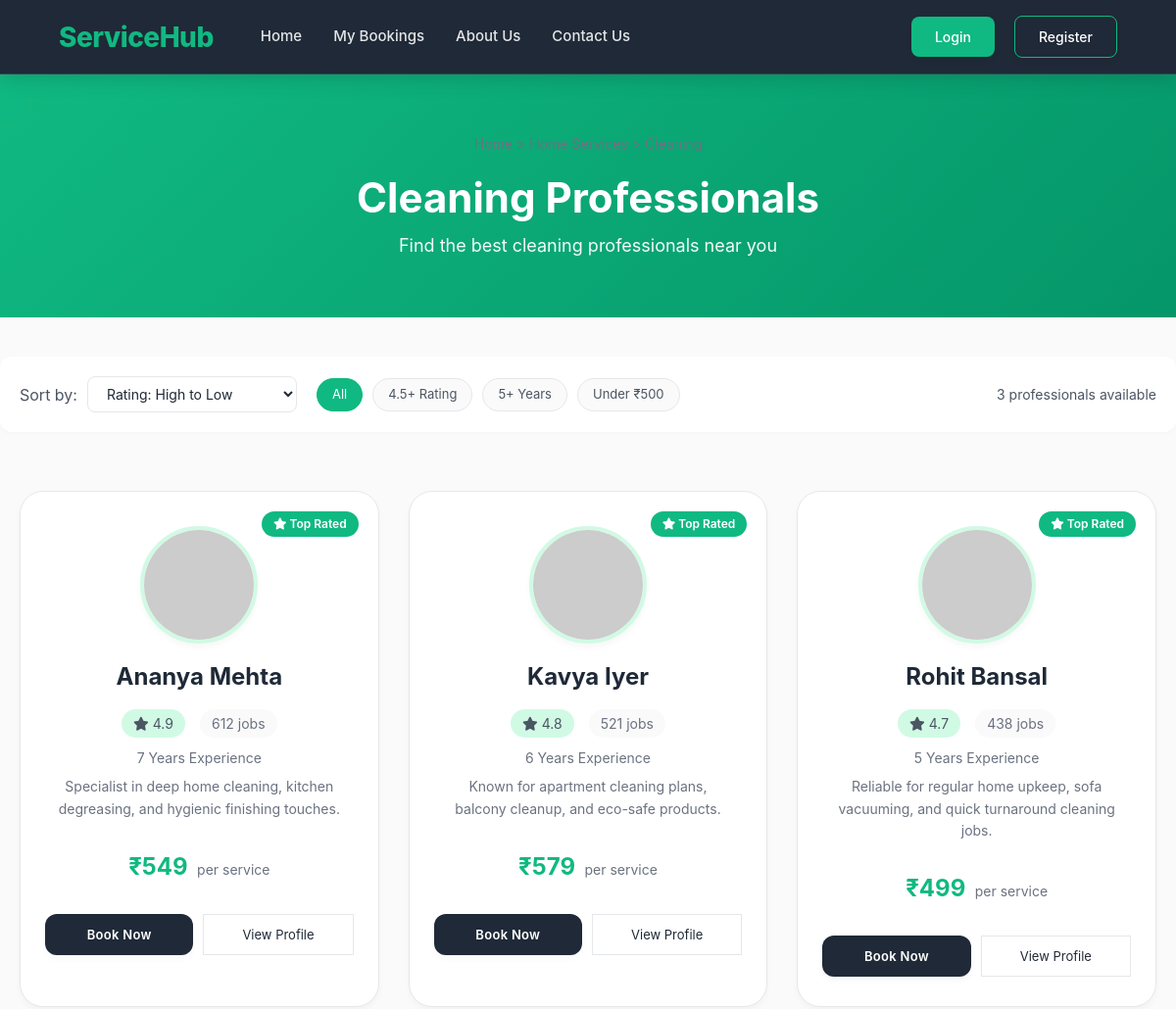
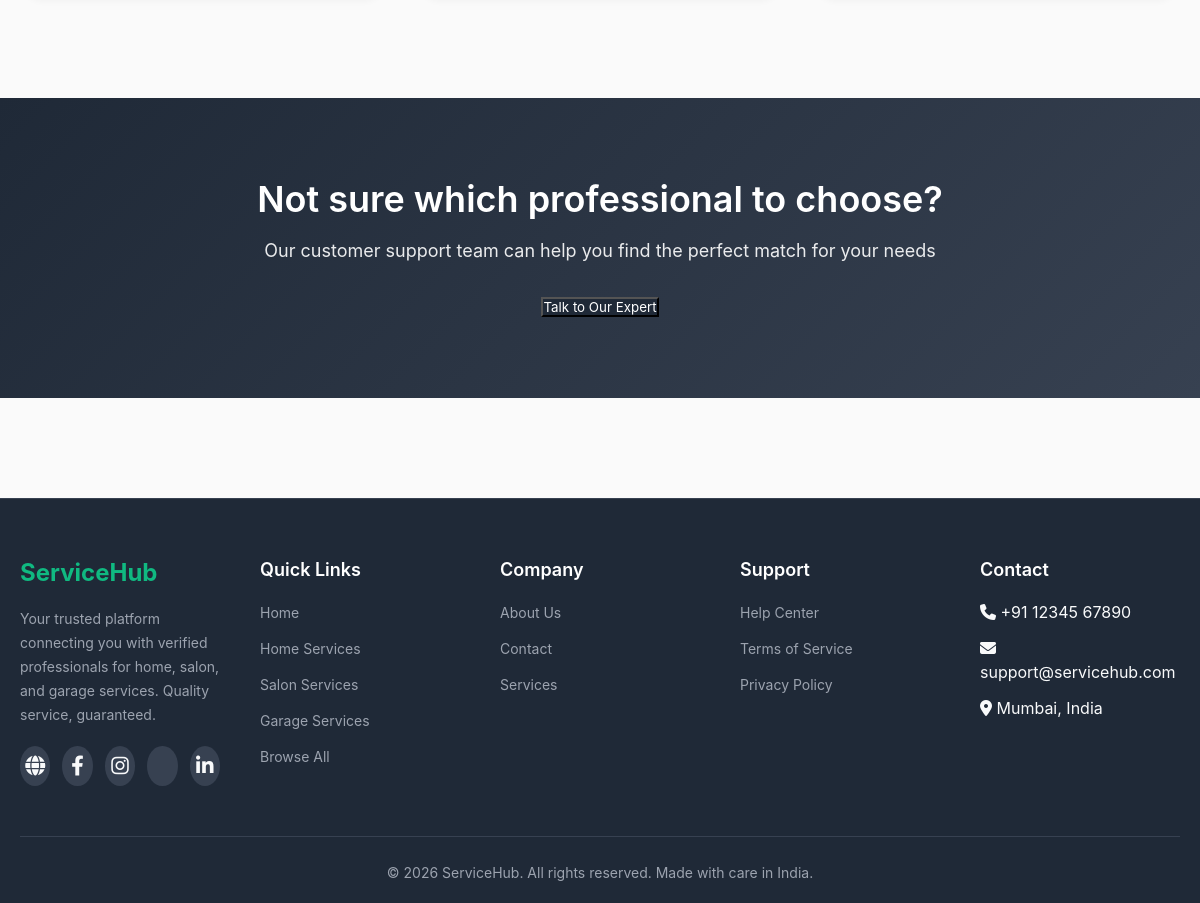
/provider_list.php, run on the app's committed database (2 pictures, top to bottom).
### tables this page shows
CREATE TABLE `services` (
  `id` int(11) NOT NULL,
  `category_id` int(11) NOT NULL,
  `icon` varchar(100) NOT NULL COMMENT 'Stores icon class (FontAwesome) or SVG path',
  `icon_type` enum('fontawesome','svg') DEFAULT 'fontawesome' COMMENT 'Specifies icon rendering method',
  `name` varchar(100) NOT NULL,
  `description` text DEFAULT NULL,
  `professional_count` int(11) DEFAULT 0,
  `is_popular` tinyint(1) DEFAULT 0,
  `created_at` timestamp NOT NULL DEFAULT current_timestamp()
);

CREATE TABLE `provider` (
  `provider_id` int(11) NOT NULL,
  `service_id` int(11) NOT NULL,
  `provider_name` varchar(100) NOT NULL,
  `gender` enum('male','female','other') NOT NULL DEFAULT 'male',
  `phone_no` varchar(15) NOT NULL,
  `email` varchar(120) NOT NULL,
  `address` text DEFAULT NULL,
  `city` varchar(80) DEFAULT NULL,
  `experience_years` int(11) DEFAULT 0,
  `rating` decimal(2,1) DEFAULT 0.0,
  `completed_jobs` int(11) DEFAULT 0,
  `price` decimal(10,2) DEFAULT 0.00,
  `availability` enum('yes','no') DEFAULT 'yes',
  `image_url` varchar(500) DEFAULT NULL,
  `bio` text DEFAULT NULL,
  `created_at` timestamp NOT NULL DEFAULT current_timestamp()
);

### provider_list.php (the view, shortened to what this page needs)
<?php
$category = $_GET['category'] ?? 'home';
$service = $_GET['service'] ?? 'Cleaning';
include 'header.php';
require_once 'db_conn.php';
$providers = [];
$serviceTitle = $service . ' Professionals';
$errorMessage = '';
$sql = "SELECT s.id AS service_id, s.name AS service_name, c.slug AS category_slug
        FROM services s
        INNER JOIN categories c ON c.id = s.category_id
        WHERE c.slug = ? AND s.name = ?
        LIMIT 1";
$stmt = $conn->prepare($sql);
$stmt->bind_param("ss", $category, $service);
$stmt->execute();
$serviceResult = $stmt->get_result();
$serviceData = $serviceResult->fetch_assoc();
if ($serviceData) {
    $serviceTitle = $serviceData['service_name'] . ' Professionals';
    $providerSql = "SELECT provider_id, provider_name, city, experience_years, rating, completed_jobs, price, image_url, bio
                    FROM provider
                    WHERE service_id = ? AND availability = 'yes'
                    ORDER BY rating DESC, experience_years DESC, price ASC";
    $providerStmt = $conn->prepare($providerSql);
    $providerStmt->bind_param("i", $serviceData['service_id']);
    $providerStmt->execute();
    $providerResult = $providerStmt->get_result();
    $providers = $providerResult->fetch_all(MYSQLI_ASSOC);
} else {
    $errorMessage = "No providers found for the selected service yet.";
}
?>
<section class="page-header">
    <div class="breadcrumb">
        <a href="dashboard.php">Home</a> >
        <a href="services.php?category=<?php echo urlencode($category); ?>"><?php echo htmlspecialchars(ucfirst($category)); ?> Services</a> >
        <span><?php echo htmlspecialchars($service); ?></span>
    </div>
    <h1><?php echo htmlspecialchars($serviceTitle); ?></h1>
    <p>Find the best <?php echo strtolower(htmlspecialchars($service)); ?> professionals near you</p>
</section>
<section class="filter-bar">
    <div class="filter-options">
        <div class="sort-dropdown">
            <label>Sort by:</label>
            <select id="sort" onchange="sortProviders(this.value)">
                <option value="rating">Rating: High to Low</option>
            </select>
        </div>
        <div class="filter-tags">
            <span class="filter-tag active" data-filter="all">All</span>
            <span class="filter-tag" data-filter="rating">4.5+ Rating</span>
            <span class="filter-tag" data-filter="experience">5+ Years</span>
            <span class="filter-tag" data-filter="price_low">Under &#8377;500</span>
        </div>
    </div>
    <div class="results-count" id="results-count"><?php echo count($providers); ?> professionals available</div>
</section>
<?php if ($errorMessage): ?>
    <section class="providers-container">
        <div class="booking-form-card" style="max-width: 900px; margin: 0 auto;">
            <h2 class="booking-form-title">Providers Unavailable</h2>
            <p class="booking-form-subtitle"><?php echo htmlspecialchars($errorMessage); ?></p>
            <a href="services.php?category=<?php echo urlencode($category); ?>" class="service-modern-btn">Back to Services</a>
        </div>
    </section>
<?php else: ?>
    <section class="providers-container" id="providers-grid">
        <?php foreach ($providers as $provider): ?>
            <div class="provider-card"
                 data-rating="<?php echo htmlspecialchars($provider['rating']); ?>"
                 data-experience="<?php echo htmlspecialchars($provider['experience_years']); ?>"
                 data-price="<?php echo htmlspecialchars($provider['price']); ?>"
                 data-name="<?php echo htmlspecialchars($provider['provider_name']); ?>"
                 data-city="<?php echo htmlspecialchars($provider['city']); ?>"
                 data-bio="<?php echo htmlspecialchars($provider['bio']); ?>">
                <div class="provider-badge"><i class="fa-solid fa-star"></i> Top Rated</div>
                <img src="<?php echo htmlspecialchars($provider['image_url']); ?>"
                     alt="<?php echo htmlspecialchars($provider['provider_name']); ?>"
                     class="provider-img"
                     onerror="this.src='https://via.placeholder.com/300x300?text=Provider'">
                <h3><?php echo htmlspecialchars($provider['provider_name']); ?></h3>
                <div class="provider-stats">
                    <span class="rating"><i class="fa-solid fa-star"></i> <?php echo htmlspecialchars($provider['rating']); ?></span>
                    <span class="jobs"><?php echo (int) $provider['completed_jobs']; ?> jobs</span>
                </div>
                <p class="experience"><?php echo (int) $provider['experience_years']; ?> Years Experience</p>
                <p class="desc"><?php echo htmlspecialchars($provider['bio']); ?></p>
                <div class="price-section">
                    <span class="price">&#8377;<?php echo number_format((float) $provider['price'], 0); ?></span>
                    <span class="per">per service</span>
                </div>
                <div class="provider-actions">
                    <button class="btn-primary book-btn" onclick="bookProvider(<?php echo (int) $provider['provider_id']; ?>)">Book Now</button>
                    <button class="btn-secondary" type="button" onclick="viewProfile(this)">View Profile</button>
                </div>
            </div>
        <?php endforeach; ?>
    </section>
<?php endif; ?>
<section class="booking-cta">
    <div class="cta-content">
        <h2>Not sure which professional to choose?</h2>
        <p>Our customer support team can help you find the perfect match for your needs</p>
        <button class="btn-primary btn-large" onclick="contactSupport()">Talk to Our Expert</button>
    </div>
</section>
<?php include 'footer.php'; ?>

### header.php (shortened to what this page needs)
<!DOCTYPE html>
<html lang="en">
<head>
    <link rel="stylesheet" href="CSS/commonfile.css">
    <link rel="stylesheet" href="https://cdnjs.cloudflare.com/ajax/libs/font-awesome/6.4.0/css/all.min.css">
</head>
<body>
    <header class="main-header">
        <nav class="premium-navbar">
            <div class="nav-left">
                <a href="dashboard.php" class="brand-logo">ServiceHub</a>
                <div class="nav-links">
                    <a href="dashboard.php">Home</a>
                    <a href="my-bookings.php">My Bookings</a>
                    <a href="about-us.php">About Us</a>
                    <a href="contact-us.php">Contact Us</a>
                </div>
            </div>
            <div class="nav-right">
                <?php if (isset($_SESSION['logged_in']) && $_SESSION['logged_in'] === true): ?>
                    <span class="welcome-text">
                        Hi, <?php echo htmlspecialchars($_SESSION['username'] ?? 'User'); ?>
                    </span>
                    <a href="my-profile.php" class="profile-icon-link" title="Profile" aria-label="My Profile">
                        <span class="profile-icon"><i class="fa-regular fa-user"></i></span>
                    </a>
                    <a href="logout.php" class="premium-btn">Logout</a>
                <?php else: ?>
                    <a href="login.php" class="premium-btn">Login</a>
                    <a href="Registration.php" class="premium-btn" style="background: transparent; border: 1px solid var(--secondary-color);">Register</a>
                <?php endif; ?>
            </div>
        </nav>
    </header>
    <main>

### footer.php
    </main>
    <footer class="premium-footer">
        <div class="footer-container">
            <div class="footer-col">
                <h3>ServiceHub</h3>
                <p>Your trusted platform connecting you with verified professionals for home, salon, and garage services. Quality service, guaranteed.</p>
                <div class="social-icons">
                    <a href="#" aria-label="Website"><i class="fa-solid fa-globe"></i></a>
                    <a href="#" aria-label="Facebook"><i class="fa-brands fa-facebook-f"></i></a>
                    <a href="#" aria-label="Instagram"><i class="fa-brands fa-instagram"></i></a>
                    <a href="#" aria-label="Twitter"><i class="fa-brands fa-x-twitter"></i></a>
                    <a href="#" aria-label="LinkedIn"><i class="fa-brands fa-linkedin-in"></i></a>
                </div>
            </div>
            <div class="footer-col">
                <h4>Quick Links</h4>
                <ul>
                    <li><a href="dashboard.php">Home</a></li>
                    <li><a href="services.php?category=home">Home Services</a></li>
                    <li><a href="services.php?category=salon">Salon Services</a></li>
                    <li><a href="services.php?category=garage">Garage Services</a></li>
                    <li><a href="services.php">Browse All</a></li>
                </ul>
            </div>
            <div class="footer-col">
                <h4>Company</h4>
                <ul>
                    <li><a href="about-us.php">About Us</a></li>
                    <li><a href="contact-us.php">Contact</a></li>
                    <li><a href="services.php">Services</a></li>
                </ul>
            </div>
            <div class="footer-col">
                <h4>Support</h4>
                <ul>
                    <li><a href="contact-us.php">Help Center</a></li>
                    <li><a href="terms.php">Terms of Service</a></li>
                    <li><a href="privacy.php">Privacy Policy</a></li>
                </ul>
            </div>
            <div class="footer-col">
                <h4>Contact</h4>
                <ul>
                    <li><i class="fa-solid fa-phone"></i> +91 12345 67890</li>
                    <li><i class="fa-solid fa-envelope"></i> support@servicehub.com</li>
                    <li><i class="fa-solid fa-location-dot"></i> Mumbai, India</li>
                </ul>
            </div>
        </div>
        <div class="footer-bottom">
            <p>&copy; 2026 ServiceHub. All rights reserved. Made with care in India.</p>
        </div>
    </footer>
</body>
</html>

### data on the page
services: name "Cleaning Professionals"
provider: provider_name "Ananya Mehta", rating "4.9", completed_jobs "612", experience_years "7", bio "Specialist in deep home cleaning, kitchen degreasing, and hygienic finishing touches.", price "549"
provider: provider_name "Kavya Iyer", rating "4.8", completed_jobs "521", experience_years "6", bio "Known for apartment cleaning plans, balcony cleanup, and eco-safe products.", price "579"
provider: provider_name "Rohit Bansal", rating "4.7", completed_jobs "438", experience_years "5", bio "Reliable for regular home upkeep, sofa vacuuming, and quick turnaround cleaning jobs.", price "499"

### other printed values
$service "cleaning"
